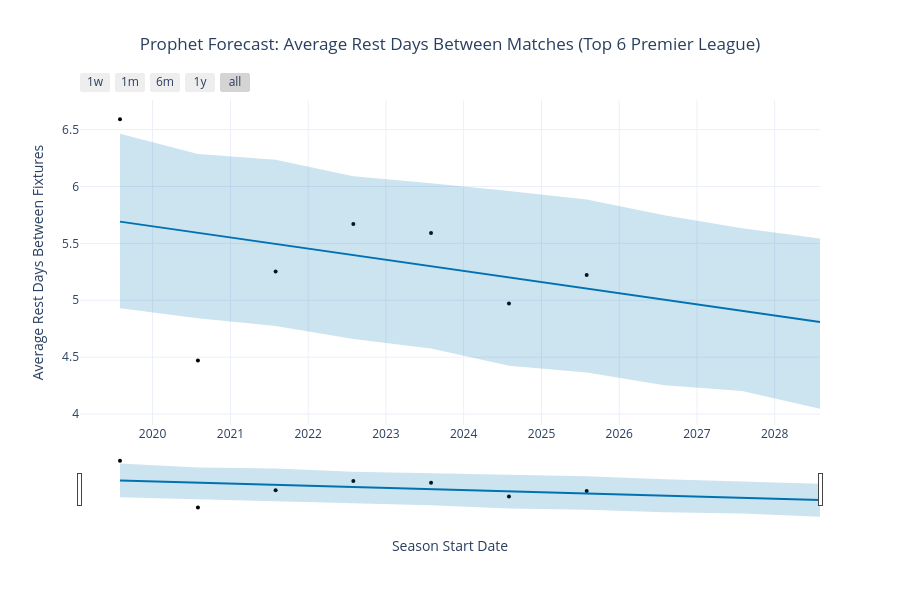

The cell this chart's notebook holds for it:
### Markdown cell above
#### How does this trend compare to average match density over time?

### Code cell
import pandas as pd
from prophet import Prophet
from prophet.plot import plot_plotly

# (Assuming master_prem_fixtures is already loaded in memory)

# ==========================================
# 1. CALCULATE REST DAYS PER MATCH
# ==========================================
# Ensure date column is a datetime object
master_prem_fixtures['date'] = pd.to_datetime(master_prem_fixtures['date'])

# Sort chronologically per team to calculate the exact rest between games
fixtures_sorted = master_prem_fixtures.sort_values(by=['team_name', 'date'])

# Calculate difference in days between consecutive matches
fixtures_sorted['rest_days'] = fixtures_sorted.groupby(['team_name', 'season'])['date'].diff().dt.days

# ==========================================
# 2. AGGREGATE TO A SEASONAL LEAGUE AVERAGE
# ==========================================
# Drop the first match of the season (which has NaN rest days)
valid_rest_days = fixtures_sorted.dropna(subset=['rest_days'])

# Calculate the overall average rest days across ALL Top 6 teams per season
season_rest_df = valid_rest_days.groupby('season')['rest_days'].mean().reset_index(name='avg_rest_days')

# ==========================================
# 3. FORMAT FOR PROPHET
# ==========================================
# Convert "2019-2020" string into a datestamp ("2019-08-01") for Prophet
season_rest_df['ds'] = pd.to_datetime(season_rest_df['season'].str[:4] + '-08-01')
season_rest_df['y'] = season_rest_df['avg_rest_days']

prophet_df = season_rest_df[['ds', 'y']].copy()

print("[*] Training Prophet Model on historical schedule density...")

# ==========================================
# 4. TRAIN PROPHET & FORECAST
# ==========================================
# Initialize model (disabling sub-yearly seasonalities since our data is aggregated per year)
m = Prophet(yearly_seasonality=False, weekly_seasonality=False, daily_seasonality=False)
m.fit(prophet_df)

# Create future timestamps for the next 3 seasons (2026, 2027, 2028)
future_years = [2026, 2027, 2028]
future_dates = pd.to_datetime([f"{y}-08-01" for y in future_years])
future_df = pd.DataFrame({'ds': pd.concat([prophet_df['ds'], pd.Series(future_dates)], ignore_index=True)})

# Predict the future trend
forecast = m.predict(future_df)

# ==========================================
# 5. PLOT WITH PLOTLY
# ==========================================
fig = plot_plotly(m, forecast)

fig.update_layout(
    title='Prophet Forecast: Average Rest Days Between Matches (Top 6 Premier League)',
    title_x=0.5,
    xaxis_title='Season Start Date',
    yaxis_title='Average Rest Days Between Fixtures',
    template='plotly_white',
    hovermode='x unified'
)

fig.show()

### Figure 1 — Plotly figure (JSON) as saved in the notebook; plotly's stock layout.template omitted (floating-point values rounded to 4 significant figures)
{"data": [{"marker": {"color": "black", "size": 4}, "mode": "markers", "name": "Actual", "type": "scatter", "x": ["2019-08-01T00:00:00.000000", "2020-08-01T00:00:00.000000", "2021-08-01T00:00:00.000000", "2022-08-01T00:00:00.000000", "2023-08-01T00:00:00.000000", "2024-08-01T00:00:00.000000", "2025-08-01T00:00:00.000000"], "y": [6.591, 4.47, 5.253, 5.67, 5.59, 4.971, 5.222]}, {"hoverinfo": "skip", "line": {"width": 0}, "mode": "lines", "type": "scatter", "x": ["2019-08-01T00:00:00.000000", "2020-08-01T00:00:00.000000", "2021-08-01T00:00:00.000000", "2022-08-01T00:00:00.000000", "2023-08-01T00:00:00.000000", "2024-08-01T00:00:00.000000", "2025-08-01T00:00:00.000000", "2026-08-01T00:00:00.000000", "2027-08-01T00:00:00.000000", "2028-08-01T00:00:00.000000"], "y": [4.931, 4.843, 4.773, 4.66, 4.576, 4.425, 4.365, 4.252, 4.203, 4.047]}, {"fill": "tonexty", "fillcolor": "rgba(0, 114, 178, 0.2)", "line": {"color": "#0072B2", "width": 2}, "mode": "lines", "name": "Predicted", "type": "scatter", "x": ["2019-08-01T00:00:00.000000", "2020-08-01T00:00:00.000000", "2021-08-01T00:00:00.000000", "2022-08-01T00:00:00.000000", "2023-08-01T00:00:00.000000", "2024-08-01T00:00:00.000000", "2025-08-01T00:00:00.000000", "2026-08-01T00:00:00.000000", "2027-08-01T00:00:00.000000", "2028-08-01T00:00:00.000000"], "y": [5.691, 5.593, 5.495, 5.397, 5.299, 5.201, 5.103, 5.005, 4.907, 4.809]}, {"fill": "tonexty", "fillcolor": "rgba(0, 114, 178, 0.2)", "hoverinfo": "skip", "line": {"width": 0}, "mode": "lines", "type": "scatter", "x": ["2019-08-01T00:00:00.000000", "2020-08-01T00:00:00.000000", "2021-08-01T00:00:00.000000", "2022-08-01T00:00:00.000000", "2023-08-01T00:00:00.000000", "2024-08-01T00:00:00.000000", "2025-08-01T00:00:00.000000", "2026-08-01T00:00:00.000000", "2027-08-01T00:00:00.000000", "2028-08-01T00:00:00.000000"], "y": [6.464, 6.286, 6.236, 6.089, 6.028, 5.96, 5.886, 5.746, 5.634, 5.544]}], "layout": {"height": 600, "hovermode": "x unified", "showlegend": false, "title": {"text": "Prophet Forecast: Average Rest Days Between Matches (Top 6 Premier League)", "x": 0.5}, "width": 900, "xaxis": {"rangeselector": {"buttons": [{"count": 7, "label": "1w", "step": "day", "stepmode": "backward"}, {"count": 1, "label": "1m", "step": "month", "stepmode": "backward"}, {"count": 6, "label": "6m", "step": "month", "stepmode": "backward"}, {"count": 1, "label": "1y", "step": "year", "stepmode": "backward"}, {"step": "all"}]}, "rangeslider": {"visible": true}, "title": {"text": "Season Start Date"}, "type": "date"}, "yaxis": {"title": {"text": "Average Rest Days Between Fixtures"}}}}
